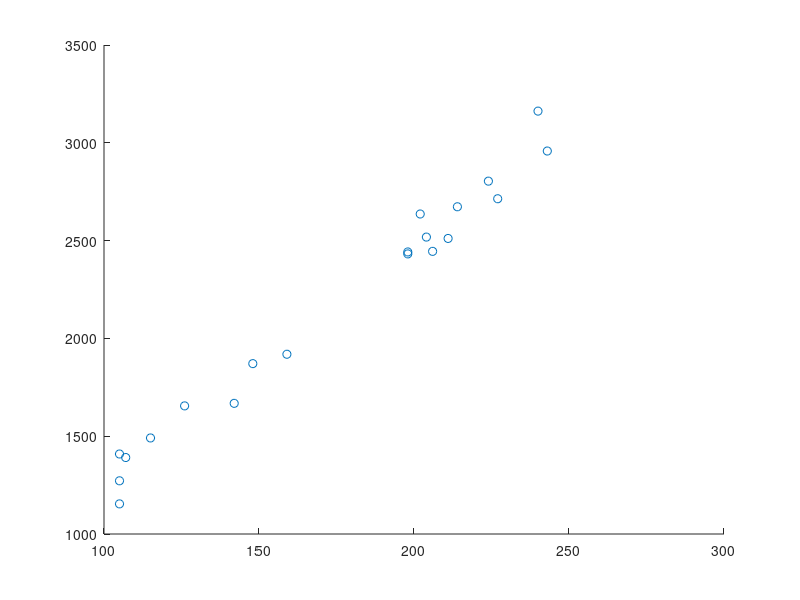

Source code (MATLAB): (Note: this script raises an error after producing the figure.)
%% Schätzen und Optimieren
% 
%% Aufgabe 1: 
% Eine Software-Firma verwendet eine spezielle Methode um den Aufwand für eine 
% Software zu schätzen. Dabei werden die Anforderungen analysiert und es wird 
% eine Zahl ermittelt, welche den Aufwand beziffern soll (*Function-Points*).  
% Für die letzten 20 Projekte liegen diese Schätzungen vor: Zudem haben Sie die 
% Abrechnungen mit den tatsächlich benötigten Aufwänden.
% *Functoin-Points* der letzten 20 Projekte:
% 198 105 227 240 202 214 211 159 198 126 206 105 142 107 115 224 204 148 243 
% 105
% Abgerechnter Aufwand der letzten 20 Projekte in Stunden:
% 2432 1272 2714 3162 2636 2673 2511 1919 2442 1655 2445 1154 1668 1391 1491 
% 2804 2518 1871 2958 1409
% 
% Für ein neues Projekt müssen Sie eine Offerte schreiben. Aus ihrer Anforderungsanalyse 
% haben Sie für dieses Projekt  *180* Function-Points geschätzt. 
%% 
% * Begründen Sie anhand eines scatter-Plots (scatter), ob diese Function-Point 
% Zahl einen Anhaltspunkt für den tatsächlichen Aufwand liefern wird.
% * Für wieviele Stunden offerieren Sie das Projekt?
% * Zeichnen Sie ihr Modell, welches sie für diese Offerte verwendet haben, 
% im scatter-Plot ein.
%% 
% 

funpoints = [198 105 227 240 202 214 211 159 198 126 206 105 142 107 115 224 204 148 243 105];
effort = [2432 1272 2714 3162 2636 2673 2511 1919 2442 1655 2445 1154 1668 1391 1491 2804 2518 1871 2958 1409];

scatter(funpoints, effort);
%% Der Scatter-Plot zeigt eine deutliche korrelation zwischen effort und functionpoints
%% Auch logisch gesehen scheint es plausibel, dass diese Korrellation nicht rein zufällig zustandegekommen ist.

effortModel = fitlm(funpoints, effort)

%% wenn wir das Modell plotten wird alle Punkte und das gefittete Modell gezeichnet
plot(effortModel);

%% parameter der Schätzung
slope = effortModel.Coefficients.Estimate(2);
intercept = effortModel.Coefficients.Estimate(1);

%% obwohl der parameter intercept nicht signifikant von 0 verschieden ist, würde
%% ich ihn bei der Offerte berücksichtigen. Wir wollen ja nicht "draufzahlen"
%% es würde wohl sogar sinn machen ein bisschen mehr aufzurunden!
OFFERTE = slope*180 + intercept; % = 2307

%% Ich würde die Offerte bei ca 2350.- ansetzen.
%% 
% 
%% Aufgabe 2:
% Eine Würstchenbude verkauft pro Monat 1000 Würstchen mit Brot. Gesamthaft 
% wird ca. 210 Kg Bort verbraucht. Die Bude hat zwei Lieferanten. 
% 
% Liferant 1 liefert Brot zu 5.0.-Fr. pro Kg und Würste zu 2.5 Fr. pro Wurst.  
% Die Würste werden in 50-er Packungen verkauft und pro Wurstpackung müssen 20 
% Kg Brot gekauft werden.
% 
% Lieferant 2 liefert Würstchen zu 3.0 Fr. und Brot zu 4.0 Fr. pro Kg. Es besteht 
% ein Liefervertrag, mit einer garantierten Abnahmemenge von 200 Würsten und 20 
% Kg Brot.
%% 
% * Wie soll die Bestellung aussehen, um die Kosten zu minimieren und den Bedarf 
% zu decken? Wieviele Würste und wieviel Kg Brot wird bei welchem Liferanten bestellt?
%% 
% *Antwort:* 
% 
% *Das vorgeschlagene Modell ist korrekt. Wir müssen also nur die Lösung richtig 
% interpretieren.*
% 
% *Bei Liferant 1 werden 9 Bestell-Einheiten eingekauft.*
% 
% *Bei Liferant 1 werden  = 9*20Kg = 180 Kg Brot bestellt.*
% 
% *Bei Liferant 1 werden  = 9*50 = 450 Würste bestellt.*
% 
% *Bei Liferant 2 werden 30 Kg Brot bestellt.*
% 
% *Bei Liferant 2 werden 550 Würste bestellt.*
% 
% 

m1 = optimvar("bestellmengeL1", "Type","integer", "LowerBound",0);

b2 = optimvar("brot2", "Type","integer", "LowerBound",20);

w2 = optimvar("wurst2", "Type","integer", "LowerBound",200);

bestellung = optimproblem("ObjectiveSense","minimize");
bestellung.Objective = m1* 20 * 5.0 + m1*50 *2.5 + b2*4.0 + w2*3.0;
bestellung.Constraints.Brot = m1*20 + b2 >= 210;
bestellung.Constraints.Wurst = m1*50 + w2 >= 1000;

[solution, cost] = solve(bestellung);

%% 
%% Aufgabe 3:
% 
% 
% Eine Unternehmung hat drei Werbe-Kanäle mit unterschiedlichen Kosten und unterschiedlicher 
% Wirkung auf die verschiedenen Kundensegmente.
% 
% Die Kundensegmente sind
%% 
% * KS1: Jugendliche und junge Erwachsene
% * KS2: Erwachsene
% * KS3: Senioren
% * Kanal1: Inserate in einem Internet-Portal: Kosten 500.- pro Woche
% * Kanal2: Direkt Mailing: Kosten 200.- pro Mailing Kampagne. Sie können maximal 
% 1 Mailing-Kampagne pro Woche durchführen.
% * Kanal3: Inserat in einer Zeitschrift: Kosten 1000.- pro Inserat
%% 
% Der Werbeeffeckt wird in einer Zahl (*WE*) gemessen und beschrieben. Diese 
% Zahl drückt aus, wieviel Mehrumsatz diese Kunden in Zukunft  generieren werden. 
%% 
% * Wirkung Kanal 1: KS1 = 30 , KS2 = 5, KS3 = 0 
% * Wirkung Kanal 2: KS1 = 0, KS2 = 15, KS3 = 2
% * Wirkund Kanal 3: KS1 = 5, KS2 = 7, KS3 = 10
%% 
% Damit Sie keine Kunden verlieren, müssen Sie beim Kundensegment KS1 mindestens 
% einen Werbeeffekt von 100 beim Kundensegment KS2 einen Werbeeffekt von 150 und 
% bei den Senioren einen Werbeeffekt von 80 erzielen.
% 
% Sie haben ein Werbebudget von 15000.- Pro Jahr. 
%% 
% * Auf welchen Kanälen werben Sie, um den Werbeeffekt zu maximieren und keine 
% Kunden zu verlieren. 
% * Wieviel Werbeeffekt Punkte werden Sie erzielen?
%% 
% *Antwort:* 
% 
% *Das Modell ist logisch korrekt. Die Koeffizienten in der Gleichung effectSen 
% und die Kosten im Budget.Constraint für die Mailings stimmen aber nicht und 
% müssen gemäss Aufgabenstellung angepasst werden.*
% 
% *Mit diesen Nebenbedinungen wird nur mit Mailings und Zeitschriften geworben.*
% 
% *=> 0 Inserate*
% 
% *=> 50 Mailings*
% 
% *=> 10 Zeitschriften*
% 
% *=> Werbeeffect = 1200 Punkte*
% 
% 
% 
% 

x1 = optimvar("portal", "Type","integer","LowerBound", 0);
x2 = optimvar("mailings", "Type", "integer", "LowerBound", 0, "UpperBound",52);
x3 = optimvar("inserate", "Type","integer", "LowerBound", 0);

effectYoung = x1 * 30 + x3 * 5;
effectAdult = x1 * 5 +  x2 *15 + x3 * 7;
effectSen = x2 *2 + x3 * 10; 

werbung = optimproblem("ObjectiveSense","maximize");
werbung.Objective = effectYoung + effectAdult + effectSen;
werbung.Constraints.Budget = x1*500 + x2*200 + x3*1000 <= 15000;
werbung.Constraints.DontLooseYoung = effectYoung >= 100;
werbung.Constraints.DontLooseAdult = effectAdult >= 150;
werbung.Constraints.DontLooseSen = effectSen >= 80;

[sol, e] = solve(werbung);
%% Aufgabe 4
% 
% 
% Dieselbe Unternehmung wie in Aufgabe 3 stellt fest, dass Sie Kunden im Senioren-Segment 
% (KS3) verlieren. Und das, obwohl die Werbe-Kanäle so gewählt wurden, dass das 
% nicht hätte passiern dürfen. 
% 
% Es wird eine Studie in Auftrag gegeben, um die Werbewirksamkeit der Inserate 
% bei Senioren zu untersuchen. Die Beauftragte Firma stellt Ihnen diese Zahlen 
% vor.
% 
% Anzahl Inserate: 
% 
% 8     9     1     9     6     1     3     5    10    10
% 
% Werbe-Effekte:
% 
% 63    54    -2    57    18    19    24    29    81    56
% 
% Berechnen Sie anhand dieser Zahlen eine Schätzung der Werbewirksamkeit. 
%% 
% * Kann diese neue Schätzung eine Erklärung für das Problem liefern? Begründung.
% * Rechnen Sie das Optimierungsproblem aus Aufgabe 3 mit der neuen Schätzung. 
% Wie gross ist der gesamte Werbeeffekt jetzt?
%% 
% 
% 
% *Antwort:*
% 
% *Nein, der Werbeeffect wurde überschätzt. Trotz dieser Überschätzung wurden 
% gar keine Inserate eingesetzt. Wenn der Werbeeffekt noch kleiner wird, wird 
% sich das Werben mit Inseraten noch weniger lohnen! Man muss also die anderen 
% Parameter des Modells auch überprüfen.*
% 
% *Inserate 0, Mailings 50 und Zeitschriften 10*
% 
% *Gesamt Werbeeffekt Punkte = 1200*

inserate = [8 9 1 9 6 1 3 5 10 10];
effektInserate = [63 54 -2 57 18 19 24 29 81 56];

effectModel = fitlm(inserate, effektInserate)
plot(effectModel);
%% Der geschätzte Werbeeffect mit diesen Zahlen beträgt 6.5
%% Das ist zwar tatsächlich anders als was zuvor geschätzt wurde. Es wird aber keinen Einfluss haben, da gar nie mit Inseraten geworben wurde!
%% 
% 

x12 = optimvar("portal", "Type","integer","LowerBound", 0);
x22 = optimvar("mailings", "Type", "integer", "LowerBound", 0, "UpperBound",52);
x32 = optimvar("inserate", "Type","integer", "LowerBound", 0);

effectYoung2 = x12 * 30 + x32 * 5;
effectAdult2 = x12 * 5 +  x22 *15 + x32 * 7;
effectSen2 = x22 *2 + x32 * 6.5; %% das ist der neu berechnete Wert; hat aber keinen Einfluss!;

werbung2 = optimproblem("ObjectiveSense","maximize");
werbung2.Objective = effectYoung2 + effectAdult2 + effectSen2;
werbung2.Constraints.Budget = x12*500 + x22*200 + x32*1000 <= 15000;
werbung2.Constraints.DontLooseYoung = effectYoung2 >= 100;
werbung2.Constraints.DontLooseAdult = effectAdult2 >= 150;
werbung2.Constraints.DontLooseSen = effectSen2 >= 80;

[sol2, e2] = solve(werbung2);